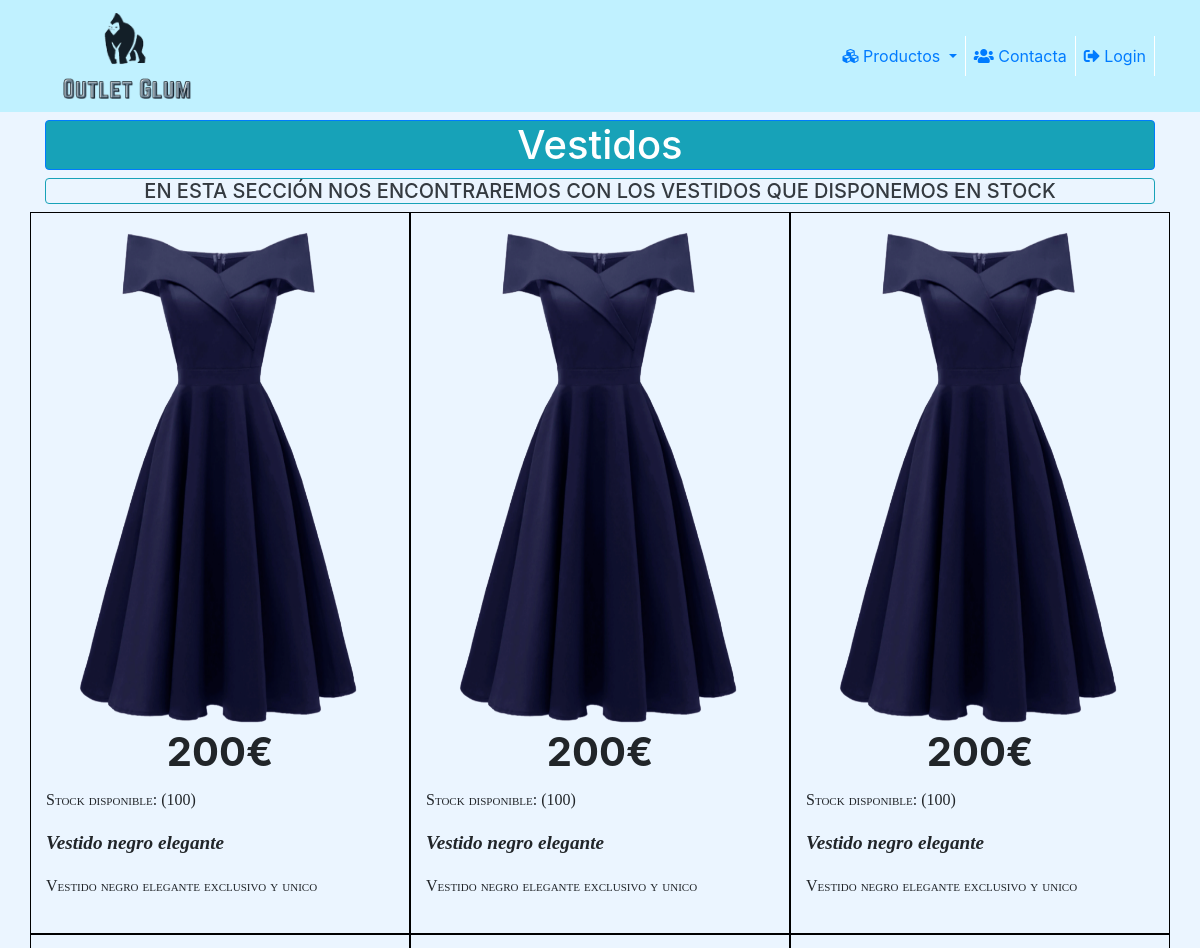
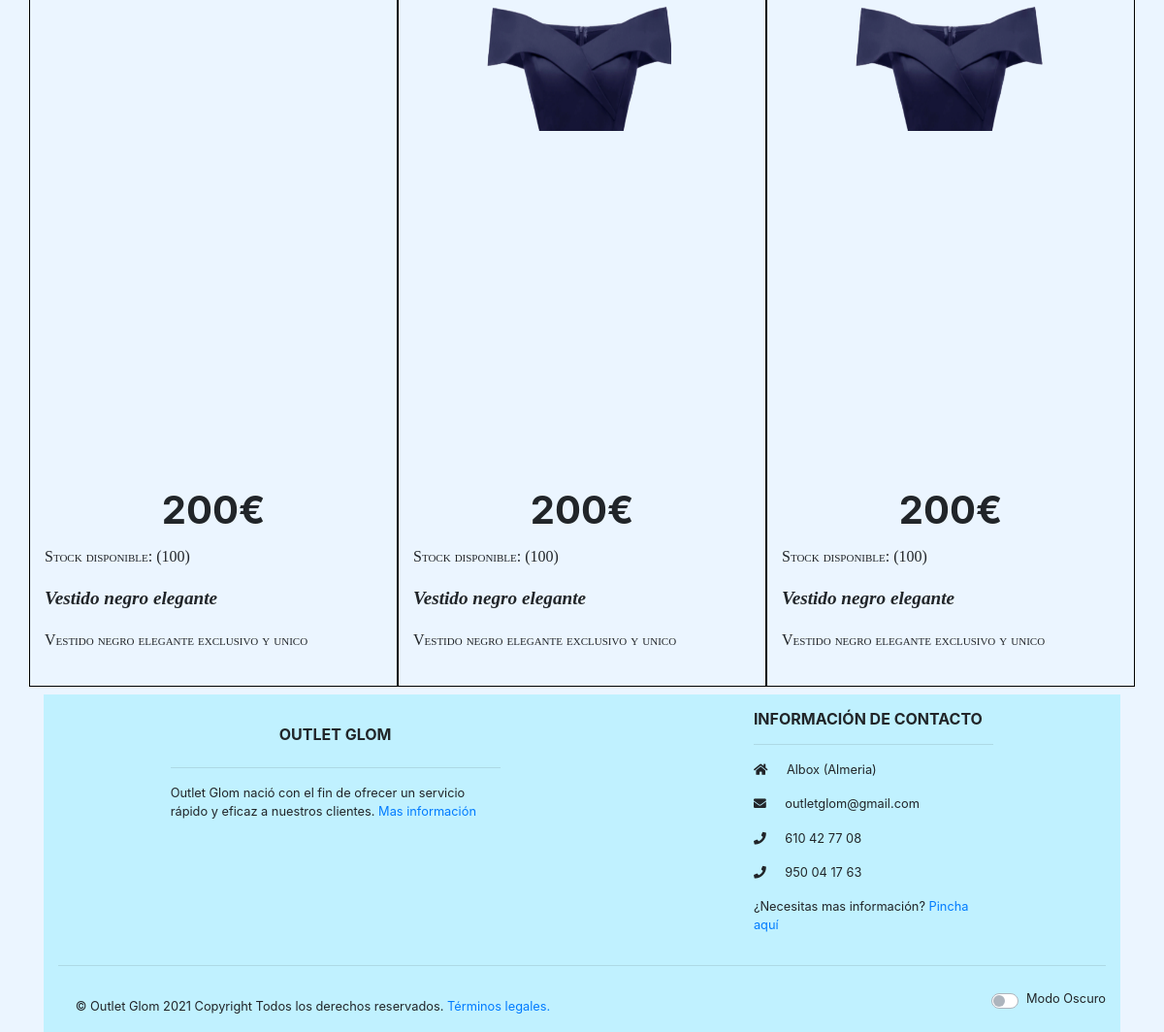
/paginas/vestidos.php, run on the app's committed database (2 pictures, top to bottom).
### tables this page shows
CREATE TABLE IF NOT EXISTS `vestidos` (
  `id` INT NOT NULL AUTO_INCREMENT,
  `foto` VARCHAR(100) NOT NULL,
  `nombre` VARCHAR(100) NOT NULL,
  `stock` INT(100) NOT NULL,
  `descripcion` VARCHAR(1000) NOT NULL,
  `precio` VARCHAR(6) NOT NULL,
  PRIMARY KEY (`id`)
);

### src/Conexion.php (called while the page is built, shortened)
<?php
class Conexion{
    private static function crearConexion()
    {
        $para=parse_ini_file("../config.ini");
        $user=$para["usuario"];
        $pass=$para["pass"];
        $bbdd=$para["bbdd"];
        $dsn="mysql:host=localhost;dbname=$bbdd;charset=utf8mb4";
    }
}

### src/Vestidos.php (called while the page is built, shortened)
<?php
require "Conexion.php";
class Vestidos extends Conexion{
    public function recuperarTodas(){
        $c= "select * from vestidos";
        $stmt=parent::$conexion->prepare($c);
        try{
            $stmt->execute();
        }catch(PDOException $ex){
            die("Error al recuperar un vestido: ".$ex->getMessage());
        }
        return $stmt->fetchAll(PDO::FETCH_OBJ);
    }
}

### paginas/vestidos.php (the view, shortened to what this page needs)
<!DOCTYPE html>
<?php
require "../src/Vestidos.php";
$vestidos = new Vestidos();
$todos = $vestidos->recuperarTodas();
?>
<html lang="en">
<head>
    <link rel="stylesheet" href="../estilos/estilos.css" type="text/css">
    <link rel="stylesheet" href="../estilos/formulario.css" type="text/css">
    <link rel="stylesheet" href="https://stackpath.bootstrapcdn.com/bootstrap/4.5.2/css/bootstrap.min.css"
>
    <link rel="stylesheet" href="https://cdnjs.cloudflare.com/ajax/libs/flag-icon-css/3.5.0/css/flag-icon.min.css">
    <link rel="stylesheet" href="https://cdnjs.cloudflare.com/ajax/libs/font-awesome/5.14.0/css/all.min.css"
 />
</head>
<body class="container mt-3 fondo ">
    <div class="text-center">
        <nav class="navbar fixed-top navbar-expand-lg colores" id="nav">
            <div class="container">
                <a class="navbar-brand" href="../../index.html"><img src="../Fotos/logo2-nav.png" style="width: 165px;"
                        alt=""></a>
                <div class="collapse navbar-collapse" id="navbarResponsive">
                    <ul class="navbar-nav ml-auto">
                        <li class="nav-item dropdown separator">
                            <a class="nav-link dropdown-toggle" href="#" id="navbarDropdownPortfolio"
                                data-toggle="dropdown" aria-haspopup="true" aria-expanded="false"><i
                                    class="fas fa-cubes"></i>
                                Productos
                            </a>
                        </li>
                        <li class="nav-item separator">
                            <a class="nav-link" href="contacta.php" id="navbar2"><i class="fas fa-users"></i>
                                Contacta</a>
                        </li>
                        <?php
                            if (!empty($_SESSION["usuario"])) {
                        ?>
                        <li class="nav-item separator">
                            <a class="nav-link" href="salir.php" id="navbar4"><i class="fas fa-sign-in-alt"></i>
                                Logout</a>
                        </li>
                        <?php }else { ?>
                        <li class="nav-item separator">
                            <a class="nav-link" href="login.php" id="navbar4"><i class="fas fa-sign-out-alt"></i></i>
                                Login</a>
                        </li>
                        <?php } ?>
                    </ul>
                </div>
            </div>
        </nav>
    </div>
    <div class="text-center d-block" style="margin-top: 120px;">
        <h1 class="card text-white border-primary bg-info" id="titulo">Vestidos</h1>
        <h5 class="card text-dark border-info bg-transparent" id="texto3">
            EN ESTA SECCI&Oacute;N NOS ENCONTRAREMOS CON LOS VESTIDOS QUE DISPONEMOS EN STOCK
        </h5>
    </div>
    <div class="row" id="tarjeta">
        <?php foreach ($todos as $key) { ?>
        <?php
                $array = explode("+",$key->foto);
            ?>
        <div class="product-card col-md-4">
            <div id="<?php echo "car".$key->id ?>" class="carousel slide" data-ride="carousel">
                <div class="carousel-inner">
                    <?php for($i=0;$i<sizeof($array);$i++): ?>
                    <?php if($i==0):?>
                    <div class="carousel-item active">
                        <?php else : ?>
                        <div class="carousel-item">
                            <?php endif?>
                            <img class="fotos mx-auto d-block" src="<?php echo $array[$i]?>">
                        </div>
                        <?php endfor?>
                    </div>
                </div>
                <h1 id="price"><?php echo $key->precio ?>€</h1>
                <p id="desc">Stock disponible: (<?php echo $key->stock ?>)</p>
                <p id="name"><?php echo $key->nombre ?></p>
                <p id="desc"><?php echo $key->descripcion ?></p>
            </div>
            <?php } ?>
        </div>
        <footer class="page-footer small colores pt-3 mt-2" id="pie">
            <div class="container text-center text-md-left">
                <div class="row">
                    <div class="col-md-4 mx-auto">
                        <h6 class="font-weight-bold text-uppercase mt-3 mb-4 text-center">Outlet Glom</h6>
                        <hr>
                        <p>Outlet Glom nació con el fin de ofrecer un servicio rápido y eficaz a nuestros clientes.
                            <a href="../../index.html" id="texto1">Mas informaci&oacute;n</a>
                        </p>
                    </div>
                    <div class="col-md-4 col-lg-3 col-xl-3 mx-auto mb-md-0 mb-4">
                        <h6 class="text-uppercase font-weight-bold">Informaci&oacute;n de Contacto</h6>
                        <hr>
                        <p>
                            <i class="fas fa-home mr-3"></i> Albox (Almeria)
                        </p>
                        <p>
                            <i class="fas fa-envelope mr-3"></i> outletglom@gmail.com
                        </p>
                        <p>
                            <i class="fas fa-phone mr-3"></i> 610 42 77 08
                        </p>
                        <p>
                            <i class="fas fa-phone mr-3"></i> 950 04 17 63
                        </p>
                        <p>¿Necesitas mas informaci&oacuten? <a href="contacta.php" id="texto2">Pincha aqu&iacute;</a>
                        </p>
                    </div>
                </div>
                <hr>
                <div class="row">
                    <div class="footer-copyright text-center py-3 col">© Outlet Glom 2021 Copyright Todos los derechos
                        reservados.
                        <a href="../legales/avisolegal.html" id="aviso">T&eacute;rminos legales.</a>
                    </div>
                    <div class="col">
                        <div class="custom-control custom-switch mt-2">
                            <label class="custom-control-label float-right" for="customSwitch1">Modo Oscuro</label>
                        </div>
                    </div>
                </div>
        </footer>
</body>
</html>

### estilos/estilos.css (style rules this page uses)
.fondo { background-color: #ebf5ff; }
.carousel, .carousel-item>img { height: 500px; width: 100%; }
.colores { background-color: #C0F1FF; }
.separator { border-right: 1px solid white; }
.fotos { width: 222px; height: 222px; }
.product-card { text-align: justify; border: 1px solid black; padding: 15px; }
.product-card p { line-height: 1.5; }
#price { text-align: center; font-weight: bold; }
#name { font: oblique bold 120% cursive; }
#desc { font: small-caps 100%/200% serif; }

### data on the page
vestidos: foto (picture), precio "200", stock "100", nombre "Vestido negro elegante", descripcion "Vestido negro elegante exclusivo y unico"
vestidos: foto (picture), precio "200", stock "100", nombre "Vestido negro elegante", descripcion "Vestido negro elegante exclusivo y unico"
vestidos: foto (picture), precio "200", stock "100", nombre "Vestido negro elegante", descripcion "Vestido negro elegante exclusivo y unico"
vestidos: foto (picture), precio "200", stock "100", nombre "Vestido negro elegante", descripcion "Vestido negro elegante exclusivo y unico"
vestidos: foto (picture), precio "200", stock "100", nombre "Vestido negro elegante", descripcion "Vestido negro elegante exclusivo y unico"
vestidos: foto (picture), precio "200", stock "100", nombre "Vestido negro elegante", descripcion "Vestido negro elegante exclusivo y unico"
